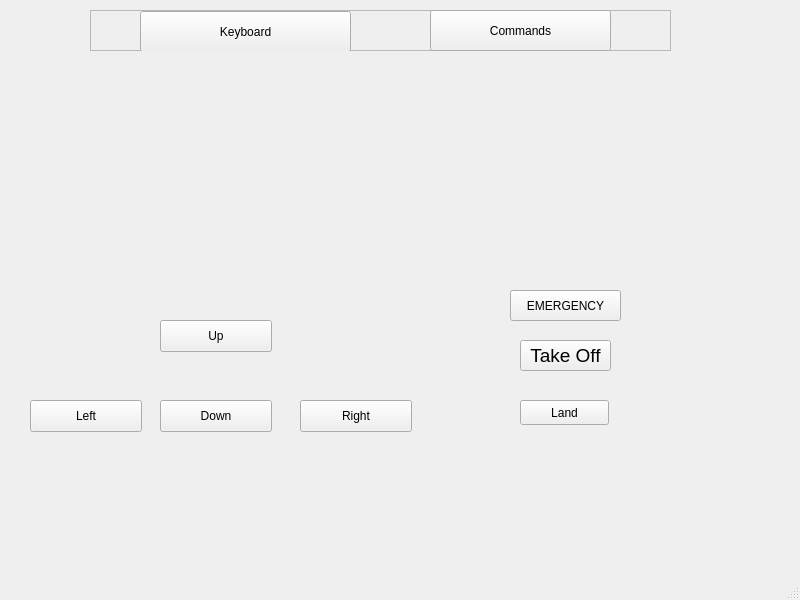
<?xml version="1.0" encoding="UTF-8"?>
<ui version="4.0">
 <class>MainWindow</class>
 <widget class="QMainWindow" name="MainWindow">
  <property name="geometry">
   <rect>
    <x>0</x>
    <y>0</y>
    <width>800</width>
    <height>600</height>
   </rect>
  </property>
  <property name="windowTitle">
   <string>MainWindow</string>
  </property>
  <widget class="QWidget" name="centralwidget">
   <widget class="QFrame" name="frame">
    <property name="geometry">
     <rect>
      <x>90</x>
      <y>10</y>
      <width>581</width>
      <height>41</height>
     </rect>
    </property>
    <property name="frameShape">
     <enum>QFrame::StyledPanel</enum>
    </property>
    <property name="frameShadow">
     <enum>QFrame::Raised</enum>
    </property>
    <widget class="QPushButton" name="pushButton_keyboard">
     <property name="geometry">
      <rect>
       <x>50</x>
       <y>1</y>
       <width>211</width>
       <height>41</height>
      </rect>
     </property>
     <property name="text">
      <string>Keyboard</string>
     </property>
    </widget>
    <widget class="QPushButton" name="pushButton_2_Commands">
     <property name="geometry">
      <rect>
       <x>340</x>
       <y>0</y>
       <width>181</width>
       <height>41</height>
      </rect>
     </property>
     <property name="text">
      <string>Commands</string>
     </property>
    </widget>
   </widget>
   <widget class="QStackedWidget" name="stackedWidget">
    <property name="geometry">
     <rect>
      <x>20</x>
      <y>40</y>
      <width>691</width>
      <height>501</height>
     </rect>
    </property>
    <property name="currentIndex">
     <number>0</number>
    </property>
    <widget class="QWidget" name="page">
     <widget class="QPushButton" name="pushButton_left">
      <property name="geometry">
       <rect>
        <x>10</x>
        <y>360</y>
        <width>112</width>
        <height>32</height>
       </rect>
      </property>
      <property name="text">
       <string>Left</string>
      </property>
     </widget>
     <widget class="QPushButton" name="pushButton_down">
      <property name="geometry">
       <rect>
        <x>140</x>
        <y>360</y>
        <width>112</width>
        <height>32</height>
       </rect>
      </property>
      <property name="text">
       <string>Down</string>
      </property>
     </widget>
     <widget class="QPushButton" name="pushButton_up">
      <property name="geometry">
       <rect>
        <x>140</x>
        <y>280</y>
        <width>112</width>
        <height>32</height>
       </rect>
      </property>
      <property name="text">
       <string>Up</string>
      </property>
     </widget>
     <widget class="QPushButton" name="pushButton_right">
      <property name="geometry">
       <rect>
        <x>280</x>
        <y>360</y>
        <width>112</width>
        <height>32</height>
       </rect>
      </property>
      <property name="text">
       <string>Right</string>
      </property>
     </widget>
     <widget class="QPushButton" name="pushButton_land">
      <property name="geometry">
       <rect>
        <x>500</x>
        <y>360</y>
        <width>89</width>
        <height>25</height>
       </rect>
      </property>
      <property name="text">
       <string>Land</string>
      </property>
     </widget>
     <widget class="QPushButton" name="pushButton_takeOff">
      <property name="geometry">
       <rect>
        <x>500</x>
        <y>300</y>
        <width>91</width>
        <height>31</height>
       </rect>
      </property>
      <property name="font">
       <font>
        <pointsize>14</pointsize>
       </font>
      </property>
      <property name="text">
       <string>Take Off</string>
      </property>
      <property name="flat">
       <bool>false</bool>
      </property>
     </widget>
     <widget class="QPushButton" name="pushButton_emergency">
      <property name="geometry">
       <rect>
        <x>490</x>
        <y>250</y>
        <width>111</width>
        <height>31</height>
       </rect>
      </property>
      <property name="text">
       <string>EMERGENCY</string>
      </property>
     </widget>
    </widget>
    <widget class="QWidget" name="page_2">
     <widget class="QTextEdit" name="textEdit">
      <property name="geometry">
       <rect>
        <x>90</x>
        <y>60</y>
        <width>551</width>
        <height>351</height>
       </rect>
      </property>
     </widget>
     <widget class="QPushButton" name="pushButton">
      <property name="geometry">
       <rect>
        <x>160</x>
        <y>430</y>
        <width>201</width>
        <height>41</height>
       </rect>
      </property>
      <property name="text">
       <string>GO!!!!</string>
      </property>
     </widget>
     <widget class="QPushButton" name="pushButton_2_stream">
      <property name="geometry">
       <rect>
        <x>410</x>
        <y>430</y>
        <width>211</width>
        <height>41</height>
       </rect>
      </property>
      <property name="text">
       <string> </string>
      </property>
     </widget>
    </widget>
   </widget>
  </widget>
  <widget class="QMenuBar" name="menubar">
   <property name="geometry">
    <rect>
     <x>0</x>
     <y>0</y>
     <width>800</width>
     <height>22</height>
    </rect>
   </property>
  </widget>
  <widget class="QStatusBar" name="statusbar"/>
 </widget>
 <resources/>
 <connections/>
</ui>
